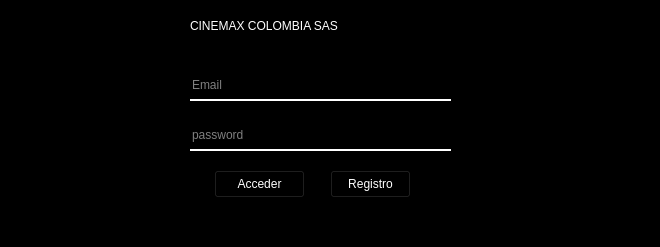
<?xml version="1.0" encoding="UTF-8"?>
<ui version="4.0">
 <class>login</class>
 <widget class="QMainWindow" name="login">
  <property name="geometry">
   <rect>
    <x>0</x>
    <y>0</y>
    <width>660</width>
    <height>247</height>
   </rect>
  </property>
  <property name="windowTitle">
   <string>MainWindow</string>
  </property>
  <property name="styleSheet">
   <string notr="true">background-color: rgb(0, 0, 0)</string>
  </property>
  <widget class="QWidget" name="centralwidget">
   <widget class="QLineEdit" name="email">
    <property name="geometry">
     <rect>
      <x>190</x>
      <y>70</y>
      <width>261</width>
      <height>31</height>
     </rect>
    </property>
    <property name="styleSheet">
     <string notr="true">border: none;
border-bottom: 2px solid;
border-color: rgb(255, 255, 255);

color: rgb(255, 255, 255)</string>
    </property>
    <property name="placeholderText">
     <string>Email</string>
    </property>
   </widget>
   <widget class="QLineEdit" name="password">
    <property name="geometry">
     <rect>
      <x>190</x>
      <y>120</y>
      <width>261</width>
      <height>31</height>
     </rect>
    </property>
    <property name="styleSheet">
     <string notr="true">border: none;
border-bottom: 2px solid;
border-color: rgb(255, 255, 255);
color: rgb(255, 255, 255);</string>
    </property>
    <property name="placeholderText">
     <string>password</string>
    </property>
   </widget>
   <widget class="QPushButton" name="btn_login">
    <property name="geometry">
     <rect>
      <x>214</x>
      <y>170</y>
      <width>91</width>
      <height>31</height>
     </rect>
    </property>
    <property name="styleSheet">
     <string notr="true">QWidget {
    margin-bottom: 3px;
	color: rgb(255, 255, 255);
}
QWidget:hover{
    background-color: rgb(255, 255, 255);
	color:rgb(0, 0, 0)
}</string>
    </property>
    <property name="text">
     <string>Acceder</string>
    </property>
   </widget>
   <widget class="QPushButton" name="btn_register">
    <property name="geometry">
     <rect>
      <x>330</x>
      <y>170</y>
      <width>81</width>
      <height>31</height>
     </rect>
    </property>
    <property name="styleSheet">
     <string notr="true">QWidget {
    margin-bottom: 3px;
	color: rgb(255, 255, 255);
}
QWidget:hover{
    background-color: rgb(255, 255, 255);
	color:rgb(0, 0, 0)
}</string>
    </property>
    <property name="text">
     <string>Registro</string>
    </property>
   </widget>
   <widget class="QLabel" name="label">
    <property name="geometry">
     <rect>
      <x>190</x>
      <y>0</y>
      <width>321</width>
      <height>51</height>
     </rect>
    </property>
    <property name="styleSheet">
     <string notr="true">font: 14pt &quot;Arial Rounded MT Bold&quot;;
color: rgb(255, 255, 255)</string>
    </property>
    <property name="text">
     <string>CINEMAX COLOMBIA SAS</string>
    </property>
   </widget>
  </widget>
  <widget class="QMenuBar" name="menubar">
   <property name="geometry">
    <rect>
     <x>0</x>
     <y>0</y>
     <width>660</width>
     <height>21</height>
    </rect>
   </property>
  </widget>
  <widget class="QStatusBar" name="statusbar"/>
 </widget>
 <resources/>
 <connections/>
</ui>
